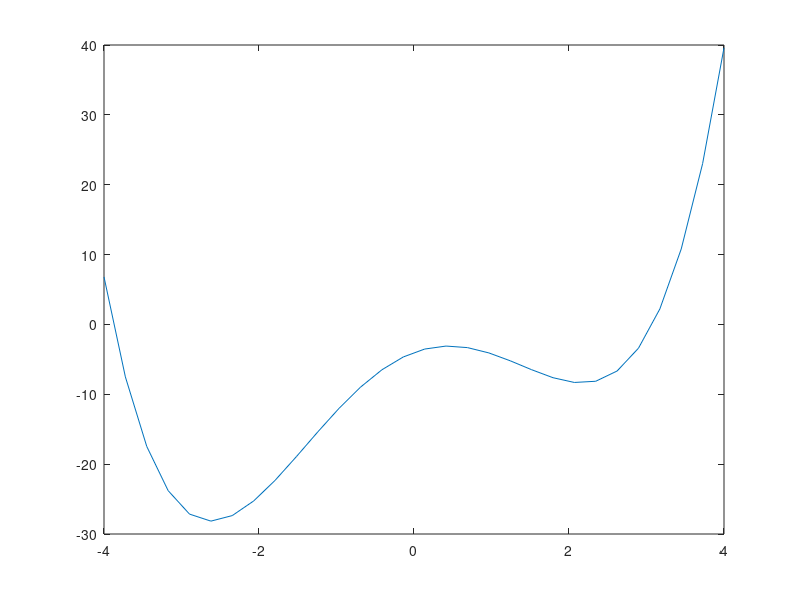

This figure's MATLAB source:
%1
% a = [-2 1 2 3];
% xfrom = -3;
% xto = 3;

%2
 a = [0.4 0 -4.7 4.1 -4];
 xfrom = -4;
 xto = 4;

xdiv = 30;

x = linspace(xfrom, xto, xdiv);
y = zeros(1,xdiv);
n = size(a,2) - 1;
for i=1:n
    y = (y + a(i)) .* x;
end
y = y + a(n+1);

plot(x,y);
